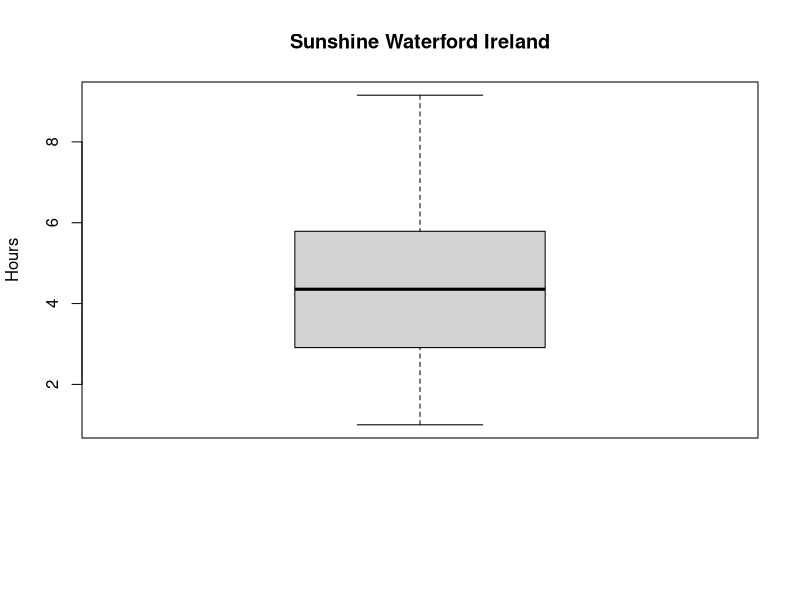
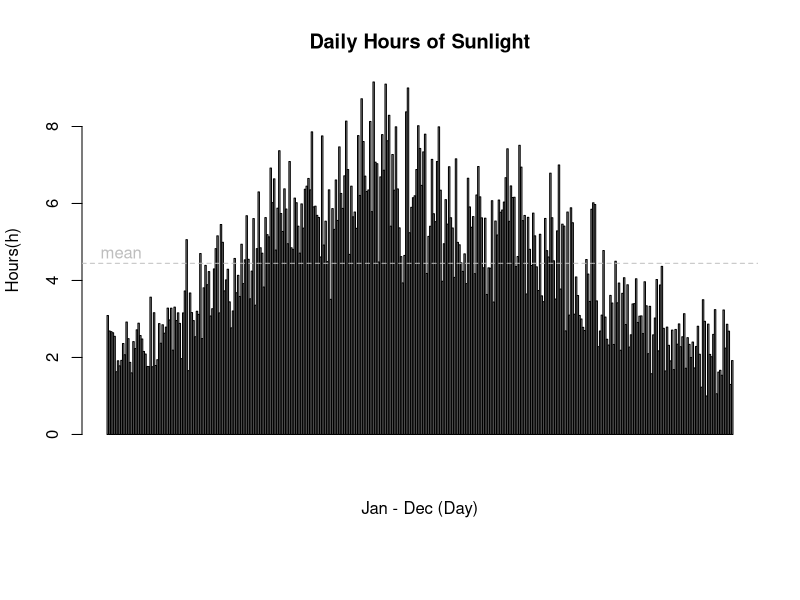
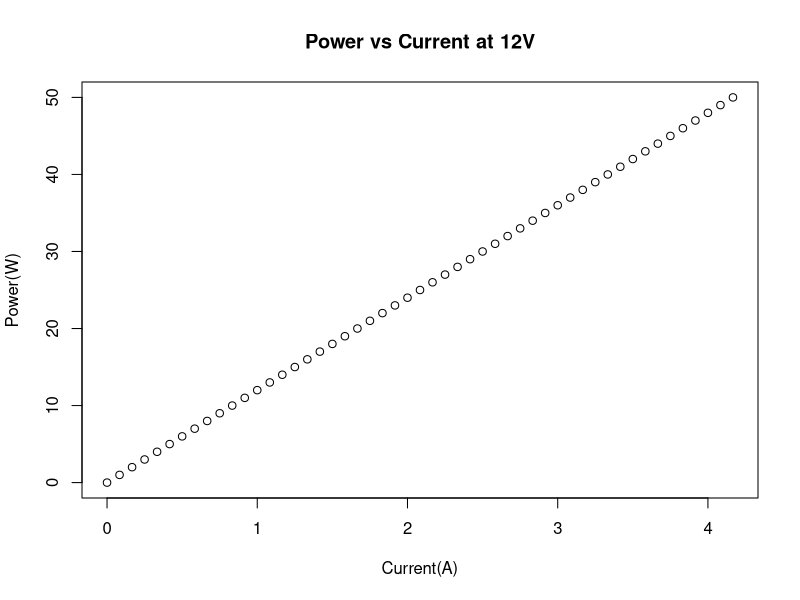
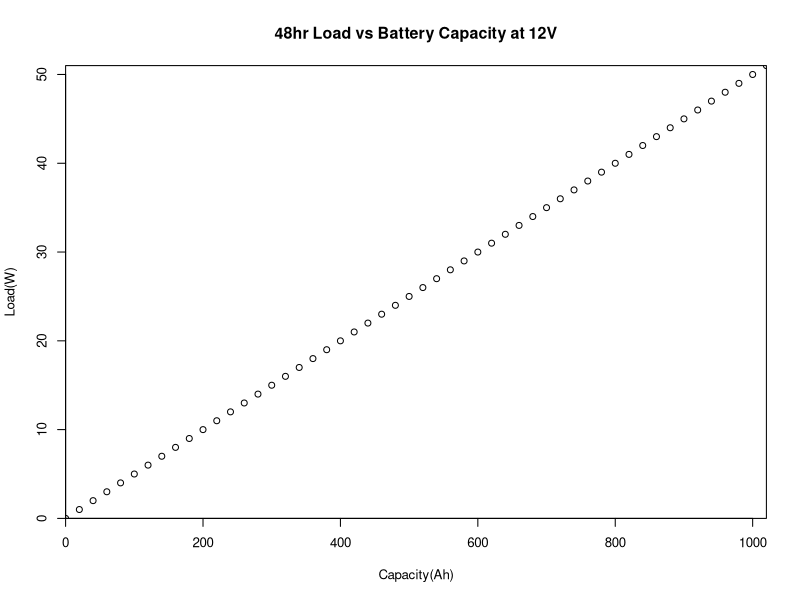
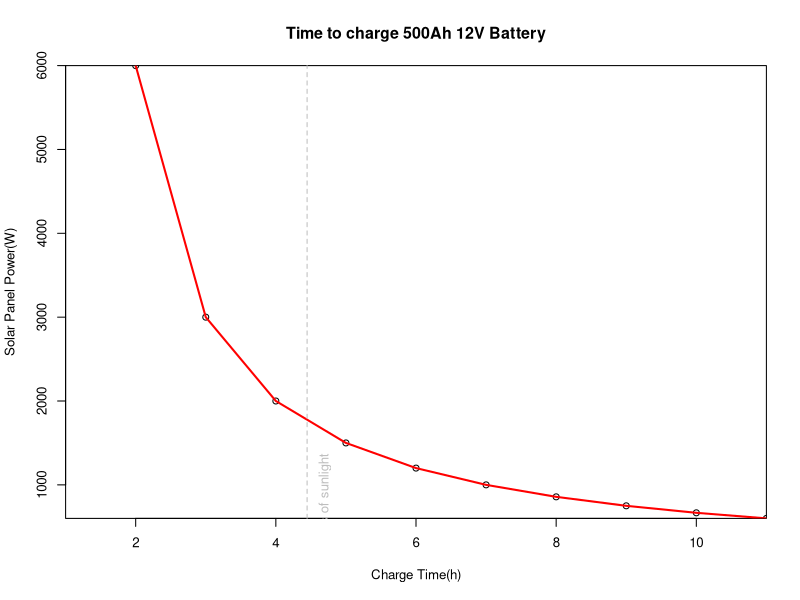

Write the R code that produced these figures, in order.
####################################################################################################
# @author David Kirwan https://github.com/davidkirwan
# @description R script to handle calculation of solar power plots.
#
# @usage Rscript solar_calculator.r
#
# @date 2015-06-24
####################################################################################################


#FILE FORMAT (MISSING VALUE CODE IS -9999):

#01-06 STAID: Station identifier
#08-13 SOUID: Source identifier
#15-22 DATE : Date YYYYMMDD
#24-28 SS   : sunshine in 0.1 Hours
#30-34 Q_SS : Quality code for SS (0='valid'; 1='suspect'; 9='missing')

#This is the series (SOUID: 107654) of IRELAND, WATERFORD (TYCOR) (STAID: 1760)
#See file sources.txt for more info.

#STAID, SOUID,    DATE,   SS, Q_SS

# Read the data in
solar_data <- read.table("data.csv", header=TRUE, sep=",")

ss_data <- list()

for(i in 1:365){
  ss_data[[i]] <- data.frame(total=0, count=0)
}

index <- 274 # Data starts off on the 1st October 1961
for(i in solar_data$SS){
  if(i > 0){
    ss_data[[index]]$total <- ss_data[[index]]$total + i
    ss_data[[index]]$count <- ss_data[[index]]$count + 1
  }
  if(index %% 365 == 0){
    index <- 1
  }
  else{
    index <- index + 1
  }
}

ss_data_plot = c()
for(i in 1:length(ss_data)){
  avg = ss_data[[i]]$total / ss_data[[i]]$count
  hours <- (avg * 6) / 60
  ss_data_plot <- c(ss_data_plot, hours)
}

# Print a summary of the ss_data
print(ss_data_plot)
print(summary(ss_data_plot))

# Generate boxplot image
png(filename="62.png")
par(mar=c(8.1,4.1,4.1,2.1))
boxplot(ss_data_plot,
        main='Sunshine Waterford Ireland',
        ylab='Hours')
dev.off()


# Barplot of the hours of sunlight each day
png(filename="66.png")
par(mar=c(8.1,4.1,4.1,2.1))
barplot(ss_data_plot, main="Daily Hours of Sunlight",
       xlab="Jan - Dec (Day)", ylab="Hours(h)") 
abline(h = 4.446, lty = 2, col = 'grey')
text(10, 4.7, "mean", col = "grey") 
dev.off()


# Generate data frame to plot Watts vs Current for a 12V system
watts_vector = c(0:50)
volts_vector = rep.int(12, 51)
amps_vector = c()

for(i in 0:51){
  amps_vector = c(amps_vector, watts_vector[i] / 12)
}

watt_data <- data.frame(
  watts  = watts_vector,
  volts  = volts_vector,
  amps = amps_vector
)

print(summary(watt_data))
png(filename="63.png")
par(mar=c(5.1,4.1,4.1,2.1))
plot(y=watt_data$watts, x=watt_data$amps,
     main='Power vs Current at 12V',
     xlab='Current(A)',
     ylab='Power(W)')
dev.off()

# battery calculator
battery_calculator <- function(watts, voltage, time){
  # Returns capacity of the battery in Ah to power system load watts at 
  # voltage for time hours
  amps <- watts / voltage
  result <- (amps * time)* 5
  return(result)
}

# solar panel size calculator
solar_panel_calculator <- function(voltage, amps, time){
  # Returns the size of the solar panel in W to charge
  # battery of voltage(V) and amps(Ah) capacity in time(h)
  amps_per_1_hour = as.double(amps / time)
  watts = voltage * amps_per_1_hour
  result = watts
  return(result)
}

##########################

# Generate data frame to plot battery capacity vs solar pannel size for a 12V system
watts_vector = c()
amps_vector = c()

for(i in 0:51){
  amps_vector = c(amps_vector, battery_calculator(i, 12.0, 48.0))
}

for(i in 0:51){
  watts_vector = c(watts_vector, solar_panel_calculator(12, 500, i))
}

solar_battery_data <- data.frame(
  watts  = watts_vector,
  amps = amps_vector
)
  
png(filename="64.png")
par(cex=.8, mar=c(5.1,4.1,4.1,2.1))
plot(solar_battery_data$amps,c(0:51), 
     yaxs="i", 
     xaxs="i",
     main='48hr Load vs Battery Capacity at 12V',
     xlab='Capacity(Ah)',
     ylab='Load(W)')

dev.off()

png(filename="65.png")
par(cex=.8, mar=c(5.1,4.1,4.1,2.1))
x <- 1:11
y <- solar_battery_data$watts[1:11]
plot(x, y,
     yaxs="i", 
     xaxs="i",
     main='Time to charge 500Ah 12V Battery',
     xlab='Charge Time(h)',
     ylab='Solar Panel Power(W)')

lines(y~x, col='red', lwd=2)
abline(v = 4.446, lty = 2, col = 'grey')
text(4.7, 400, "mean daily hours of sunlight", col = "grey", srt=90) 

dev.off()

